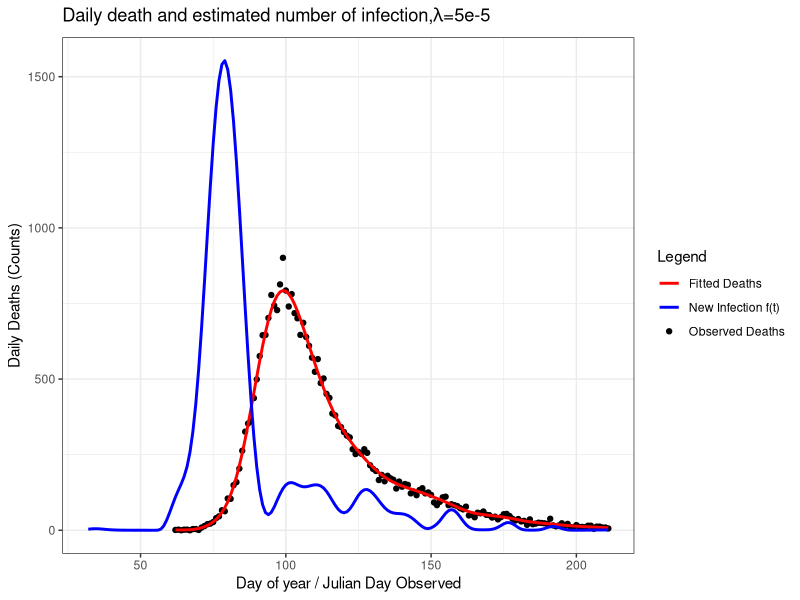
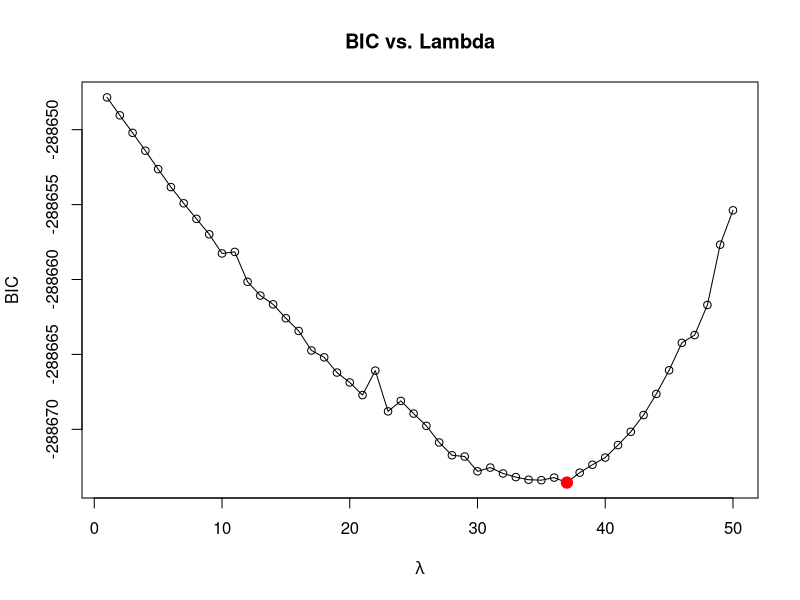

Reproduce these figures in R, in order. (Note: this script raises an error after producing the figures.)
start <- Sys.time()
##=============== PROJECT 3 - EXTENDED STATISTICAL PROGRAMMING =================

# Group 12 
# Aseel Alghamdi : S2901228
# Fenanda Dwitha Kurniasari : S2744048
# Nurmawiya : S2822251

# Aseel     : Make function to contruct X, X tilde, and S (make_matrice)
#             Make objective function and its derivative
#             Revise and put comment on code
# Fenanda   : Bootstrap Uncertainty
#             Make final plot
#             Revise and put comment on code
# Nurmawiya : Preliminary Sanity Check with initial lambda, making plot
#             Fit the model using BFGS
#             Revise and put comment on code

# Repository Link
# https://github.com/fenandadwithak/Team12/tree/main/Proj3

# ==============================================================================
##                                  OUTLINE
# ==============================================================================
# This script implements a full deconvolution model to infer the daily number
# of new Covid-19 infections in England during 2020 from observed hospital
# death counts. The work follows these steps:
#
# 1. Construct the matrices required for the model: 
#       - X̃ : the B-spline basis matrix used to represent f(t)
#       - X  : the corresponding model matrix for expected deaths, obtained by
#              convolving X̃ with the infection-to-death delay distribution
#       - S  : the second-difference penalty matrix controlling smoothness.
#
# 2. Write functions for the penalised negative log-likelihood and its gradient
#    with respect to γ, where β = exp(γ) ensures positivity. Verify the gradient
#    numerically using finite differences.
#
# 3. Fit the model with a fixed smoothing parameter λ = 5e-5 as an initial
#    diagnostic check, and plot the observed deaths, fitted deaths, and the
#    corresponding infection curve f(t) to confirm sensible behaviour.
#
# 4. Select the smoothing parameter by minimising the Bayesian Information
#    Criterion (BIC). A grid of λ values is explored over log-scale
#    seq(-13, -7, length = 50), and the effective degrees of freedom are
#    computed from the Hessian at each fit.
#
# 5. Quantify uncertainty in the estimated infection curve using
#    non-parametric bootstrap resampling. Bootstrap weights are generated and
#    the model is refitted for 200 iterations to obtain a distribution of f(t).
#
# 6. Produce the final visual outputs: 
#       - observed vs fitted hospital deaths, and 
#       - the estimated infection trajectory f(t) with 95% bootstrap intervals

##===================== Data Preparation & Load library ========================
library(splines) #provides functions for constructing B-spline basis matrices
library(ggplot2) #used later for plotting fitted deaths and infection curves

df <- read.table("engcov.txt", header = TRUE) #load covid-19 deaths datasets
y <- df$nhs #observed deaths on each day
t <- df$julian #corresponding day-of-year in 2020
n <- length(y) #total observation

#probability distribution for the delay from infection to death (1–80 days)
d <- 1:80; edur <- 3.151 #mean (on log-scale) of log-normal delay distribution
sdur <- .469 #sd (on log-scale)
pd <- dlnorm(d, edur, sdur) #unnormalised probabilities
pd <- pd / sum(pd) #normalise to sum to 1

##==================== (1) Construct X, Xtilde, and S ==========================
make_matrices <- function(t, K=80) {
  # Function to construct the matrices required for the deconvolution model:
  #   - Xtilde : B-spline basis for representing f(t)
  #   - X      : model matrix mapping beta to expected deaths (via convolution)
  #   - S      : second-difference penalty matrix for smoothing beta
  #
  # Arguments:
  #   t : vector of observation days (Julian day of 2020)
  #   K : number of B-spline basis functions (default 80)
  #
  # Returns:
  #   A list containing Xtilde, X, and S.
  
  ## ----- Construct Xtilde (spline basis for f(t)) -----
  # Internal knots run from (min death day - 30) to max death day.
  # The subtraction of 30 allows f(t) to include infections up to ~30 days
  # before the first recorded death.
  
  # internal knots: K-2 points spanning the modelling range of f(t)
  internal_knots <- seq(min(t) - 30, max(t), length.out = K - 2)
  step <- diff(internal_knots[2:3]) #calculating space between adjacent knots
  #constructing full knots sequence up to total of K + 4 = 84
  full_knots <- c(internal_knots[1] - step * 3:1, #3 exterior knots before
                  internal_knots, #internal knots
                  internal_knots[length(internal_knots)] + step * 1:3)
                  #3 exterior knots after
  
  #construct matrix X-tilde using splineDesign with 84 knots as defined 
  #before starting from min(t)-30 until max(t) with order of the spline = 4
  Xtilde <- splineDesign(knots=full_knots, 
                         x=(min(t)-30):max(t), 
                         ord=4, # cubic splines
                         outer.ok= TRUE)
  
  # Construct X
  X <- matrix(0, nrow=length(t), ncol=ncol(Xtilde)) # initialize matrix to store
  #for every value in length(t) = 150
  # Execute for each observation of time (1:150)
  for (i in 1:length(t)) {
    j_max <- min(80, 29 + i) ## define upper bound for summation
    for (j in 1:j_max) { ## calculate for each days until death 
      # fill corresponding cells with corresponding element X_tilde and prob 
      # death time function
      X[i,] <- X[i,] + Xtilde[30 + i - j,] * pd[j] 
    }
  }
  
  # Construct S (Penalised Matrix)
  S <- crossprod(diff(diag(ncol(X)), diff=2))
  
  list(Xtilde=Xtilde, X=X, S=S) ## return the output into a list 
}##make_matrices

mats <- make_matrices(t) #construct matrices for the observed days
X <- mats$X ## X
S <- mats$S ## S (second-difference penalty)
Xtilde <- mats$Xtilde ## X tilde

##============= (2) Function Penalised NLL and its Objective Func. =============

# In this part, we define objective function to be optimised. For this case, 
# it's already given that f(t) has possion GLM distribution

# First, we know that (log likehood funct of poisson) formula for poisson 
#        l = ∑[yi.log(μi)−μi−log(yi!)]
#        where  μ = Xβ
#        Also, we drop log(yi!) as it does not depends on parameter
#   
# NLL = - ∑(Xβ−y⋅log(Xβ))[Negative loglikelihood function], where μ = X β and 
#       β=exp(γ). The exponential reparameterisation ensures β>0.
#
# Then, the penalty is applied to β (control smoothness of the function), 
#       P = 0.5λβ'Sβ

# Penalised NLL = NLL + P

# Objective Function
pen_nll <- function(gamma, X, y, S, lambda, weight=1) {
  # Function to compute penalised negative log likehood
  # Input/Argument : (1) Gamma : K-vector of spline coefficients
  #                  (2) y : the deaths on day of the year ti
  #                  (3) S : penalised matrix
  #                  (4) lambda : smoothing parameter
  #                  (5) weight : weight for bootstraping sampled data
  #                      adjusted for more general use in this case
  
  # Output/Return  : single numeric value of pen_nll
  beta <- exp(gamma) # β = exp(γ)
  mu <- as.vector(X %*% beta) # μ = Xβ
  #ll formulae dropping the constant of lgamma(y+1)
  ll <- sum(weight*((y * log(mu)) - mu))
  # likelihood funct of possion dist
  penalty <- 0.5 * lambda * t(beta) %*% (S %*% beta) # penalty
  return(-ll + penalty)
}##pen_nll

# Define Gradient vector of Objective Function/ its derivative vector 
pen_grad <- function(gamma, X, y, S, lambda, weight=1) {
  # Function to compute derivative vector
  # Input/Argument : (1) Gamma : K-vector of spline coefficients
  #                  (2) y : the deaths on day of the year ti
  #                  (3) S : penalised matrix
  #                  (4) lambda : smoothing parameter
  #                  (5) weight : weight for bootstraping sampled data
  #                      adjusted for more general use in this case
  
  beta <- exp(gamma) # β = exp(γ), ensures positivity
  mu <- X %*% beta # μ = Xβ
  F <- t(X) %*% (weight*(y / mu - 1)) # ∂li/∂γj; or F =  diag(yi/µi−1).X.diag(β) 
  grad_ll <- -F * beta # total derivative for all data
  grad_pen <- lambda * (beta * (S %*% beta)) # total gradient for penalty 
  return(as.vector(grad_ll + grad_pen))
}

# Checking the derivative (From SP Notes pg 74)
K <- 80
fd <- gamma0 <- rep(0, K) #start from all zeros
lambda <- 5e-5 
pen_nll0 <- pen_nll(gamma0, X, y, S, lambda) 
eps <- 1e-7
for (i in 1:length(gamma0)) {
  gamma1 <- gamma0; gamma1[i] <- eps
  pen_nll1 <- pen_nll(gamma1,X,y,S,lambda)
  fd[i] <- (pen_nll1 - pen_nll0)/eps
}
range(fd - pen_grad(gamma0, X, y, S, lambda)) ## apx zero, correct gradient

##================ (3) Finding the sane starting values for gamma ===================
gamma0 <- rep(0, K)       # initial values for gamma
lambda <- 5e-5            # fixed smoothing parameter for sanity check

#minimise the penalised negative log-likelihood using BFGS.
#the analytic gradient (pen_grad) is supplied to improve optimisation stability
fit <- optim(
  par     = gamma0,                 # initial gamma
  fn      = pen_nll,                # objective function
  gr      = pen_grad,               # analytic gradient
  method  = "BFGS",                 # efficient for smooth problems
  X=X, y=y, S=S, lambda=lambda
)

beta_hat <- exp(fit$par) #estimated spline coefficients - beta hat
mu_hat <- as.vector(X %*% beta_hat) #fitted deaths - mu hat

# Construct data frames for plotting:
#   deaths_df : observed deaths and fitted deaths
#   infect_df : estimated infection curve f̂(t) = Xtilde*beta hat
deaths_df <- data.frame(day = t, deaths = y, fitted = mu_hat)
infect_df <- data.frame(day = (min(t)-30):max(t),
                        f_hat = as.vector(Xtilde %*% beta_hat))

# Plot the observed deaths, fitted deaths, and estimated infection curve f(t)
windows()
ggplot() +
  geom_point(data = deaths_df,
             aes(x = day, y = deaths, 
                 color = "Observed Deaths"), size=1.5) +
  geom_line(data = deaths_df,
            aes(x = day, y = fitted, 
                color = "Fitted Deaths"), size=1) +
  geom_line(data = infect_df,
            aes(x = day, y = f_hat, 
                color = "New Infection f(t)"), size = 1) +
  labs(
    x = "Day of year / Julian Day Observed",
    y = "Daily Deaths (Counts)",
    title = expression(paste("Daily death and estimated number of infection,",
                             lambda, "=5e-5")),
    color = "Legend"
  ) +
  scale_color_manual(
    values = c(
      "Observed Deaths" = "black",
      "Fitted Deaths" = "red",
      "New Infection f(t)" = "blue"
    )) +
  theme_bw()
gamma2 <- fit$par
##================ (4) Fit the model using BFGS optimization ===================
lambdas <- exp(seq(-13, -7, length=50))
BIC_vals <- numeric(length(lambdas))

for (i in seq_along(lambdas)) {
  fit <- optim(par=gamma2, fn=pen_nll, gr=pen_grad, method="BFGS",
               X=X, y=y, S=S, lambda=lambdas[i])
  beta_hat <- exp(fit$par)
  mu_hat <- as.vector(X %*% beta_hat)
  W <- diag(as.vector(y / mu_hat^2))
  H0 <- t(X) %*% W %*% X
  H_lambda <- H0 + lambdas[i] * S
  EDF <- sum(diag(solve(H_lambda, H0)))
  ll <- sum(y * log(mu_hat) - mu_hat)
  BIC_vals[i] <- -2 * ll + log(length(y)) * EDF
}

# Plot BIC against lambda
min_BIC_index = which.min(BIC_vals)
best_lambda <- lambdas[min_BIC_index] ## Optimum Lambda
plot(seq_along(lambdas), BIC_vals, type = "o",
     xlab = expression(lambda), ylab = "BIC",
     main = "BIC vs. Lambda")
points(min_BIC_index, BIC_vals[min_BIC_index],
       col = "red", pch = 19, cex = 1.5)

# Parameter (µ) when Lambda optimum
fit <- optim(par=gamma2, fn=pen_nll, gr=pen_grad, method="BFGS",
             X=X, y=y, S=S, lambda=lambdas[min_BIC_index])
mu_hat <- fit$par

# Estimated Daily New Infection (ft)
ft = Xtilde %*% exp(mu_hat)


##=============== (5) Non Parametric Bootstrap Uncertainty =====================
# Initialize number of replicate sample
n_bootstrap <- 200 

# Initialize matrix to store bootstrap replicates
mat_boots <- matrix(NA, nrow=nrow(Xtilde), ncol=n_bootstrap)

for (b in 1:n_bootstrap) {
  wb <- tabulate(sample(n, replace=TRUE), n)
  fit_b <- optim(gamma2, 
                 pen_nll, gr=pen_grad, 
                 method="BFGS",
                 y=y, X=X, S=S, 
                 lambda=best_lambda, 
                 weight=wb)
  beta_b <- exp(fit_b$par)
  mat_boots[,b] <- Xtilde %*% beta_b ## estimate number of new infection
}

# Construct 95% Confidence Limits
lb_ft = apply(mat_boots, 1, quantile, probs=0.025) ##lowebound
ub_ft = apply(mat_boots, 1, quantile, probs=0.975) ##upperbound
                    
##============================= (6) FINAL PLOT =================================

# Define Dataset : Estimated Daily Number of New Infection
infect <- data.frame(day=(min(t)-30):max(t),
                     ft = ft,
                     lb_ft = lb_ft,
                     ub_ft = ub_ft)
# Define Dataset : Estimated Daily Death and Observed Daily Death
deaths <- data.frame(day = t,
                     obs_death = y,
                     est_death = mu_hat)


# Final Plot (Bootstrap)
ggplot() +
  ## Add 95% CI to plot
  geom_ribbon(
    data = infect,
    aes(x = time_ft, ymin = lb_ft, ymax = ub_ft, fill = "CI")
  ) +
  ## Add point represents death recorded from nhs data
  geom_point(
    data = deaths,
    aes(x = day, y = deaths, color = "Observed Deaths"),
    size = 1.5
  ) +
  ## Add line represents estimated death
  geom_line(
    data = deaths,
    aes(x = day, y = mu_hat, color = "Fitted Deaths"),
    size = 1
  ) +
  ## Add line represents estimated f(t) based on 200 replicates data
  geom_line(
    data = infect,
    aes(x = time_ft, y = mean_ft, color = "New Infection f(t)"),
    size = 1
  ) +
  ## Add label
  labs(
    x = "Day of year / Julian Day Observed",
    y = "Daily Deaths (Counts)",
    title = "The daily death and estimated number of daily infection",
    color = "Legend",
    fill = "Legend"
  ) +
  ## Add legend for line and points
  scale_color_manual(
    values = c(
      "Observed Deaths" = "black",
      "Fitted Deaths" = "red",
      "New Infection f(t)" = "blue"
    ),
    guide = "legend"
  ) +
  ## Add legend for CI
  scale_fill_manual(
    values = c("CI" = rgb(0.53, 0.81, 0.98, 0.25)),
    guide = "legend"
  ) +
  guides(
    color = guide_legend(
      title = "Legend",
      order = 1,
      override.aes = list(fill = NA)
    ),
    fill = guide_legend(
      title = NULL, ## no titles for CI's legend
      order = 1,
      override.aes = list(
        linetype = 0,
        shape = 22,
        size = 5,
        color = NA,
        fill = rgb(0.53, 0.81, 0.98, 0.25)
      )
    )
  ) +
  theme_bw()

end <- Sys.time()
end-start
